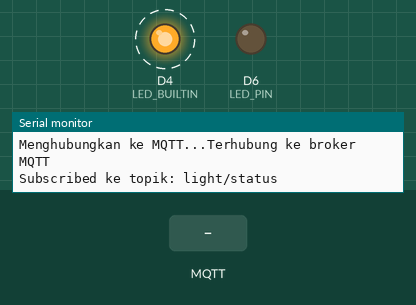
Bench run of a sketch on a simulated ESP8266 (NodeMCU). On the bench: output pins drawn as LEDs (lit = HIGH, except the on-board LED, lit = LOW), the last lines printed to the serial monitor. Dashed ring = blinking. Inputs (shaded band) come from the test bench. WiFi joins after 1.5 s; servers stay silent unless stated; no MQTT or app messages arrive unless stated.

Above: at 3.2 s.
3.3 s: MQTT message "ON" arrives on the first subscribed topic
At 3.53 s:
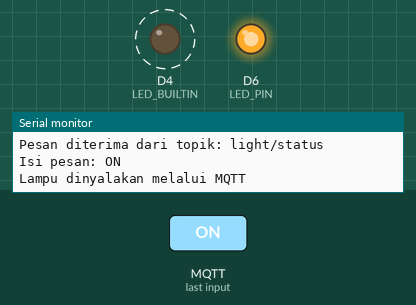
6.3 s: MQTT message "OFF" arrives on the first subscribed topic
At 6.53 s:
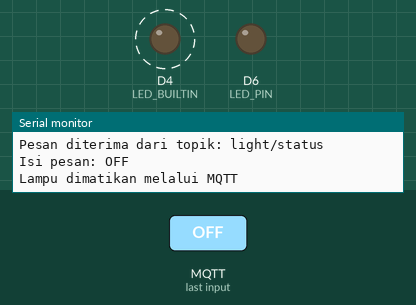
Timing chart, 0 to 18.3 s (numbered marks = the images above; inputs shaded):
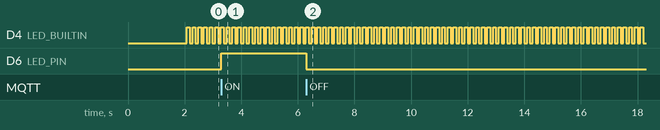

Measured:
- after the input at 3.3 s, D6 (LED_PIN): LOW → HIGH at once
- after the input at 6.3 s, D6 (LED_PIN): HIGH → LOW at once
- by itself, D4 (LED_BUILTIN): alternates HIGH for 0.10 s and LOW for 0.10 s

The sketch:

ESP8266_mqtt_analogLight.ino
```cpp
#include <ESP8266WiFi.h>
#include <PubSubClient.h>

#define LED_PIN D6

// Ganti dengan SSID dan Password WiFi Anda
const char* ssid = "TP-Link_Lantai1";
const char* password = "Nola2024";

// Ganti dengan alamat broker MQTT Anda
const char* mqtt_server = "34.68.99.84";
const int mqtt_port = 8883; // Port standar untuk MQTT

WiFiClient espClient;
PubSubClient client(espClient);

void setup() {
  Serial.begin(9600);
  pinMode(LED_PIN, OUTPUT);
  pinMode(LED_BUILTIN, OUTPUT);

  // Menghubungkan ke WiFi
  setupWiFi();

  // Mengatur MQTT Client
  client.setServer(mqtt_server, mqtt_port);
  client.setCallback(callback); // Mengatur callback untuk menangani pesan MQTT
}

unsigned long previousMillis = 0;  // Store the last time the LED blinked
const long interval = 100;         // Blinking interval (100 ms)

bool ledState = LOW;               // LED state

void loop() {

  if (!client.connected()) {
    reconnect();
  }
  client.loop();
  // Control LED blinking based on interval
  unsigned long currentMillis = millis();
  if (currentMillis - previousMillis >= interval) {
    previousMillis = currentMillis; // Update previous time
    ledState = !ledState;           // Toggle LED state
    digitalWrite(LED_BUILTIN, ledState);
  }
}

// Fungsi untuk menangani pesan dari broker MQTT
void callback(char* topic, byte* payload, unsigned int length) {
  Serial.print("Pesan diterima dari topik: ");
  Serial.println(topic);

  // Konversi payload ke string
  char message[length + 1];
  strncpy(message, (char*)payload, length);
  message[length] = '\0';
  Serial.print("Isi pesan: ");
  Serial.println(message);

  // Periksa topik dan isi pesan
  if (strcmp(topic, "light/status") == 0) {
    if (strcmp(message, "ON") == 0) {
      digitalWrite(LED_PIN, HIGH); // Nyalakan lampu
      Serial.println("Lampu dinyalakan melalui MQTT");
    } else if (strcmp(message, "OFF") == 0) {
      digitalWrite(LED_PIN, LOW); // Matikan lampu
      Serial.println("Lampu dimatikan melalui MQTT");
    }
  }
}

// Fungsi untuk menghubungkan ke WiFi
void setupWiFi() {
  delay(10);
  Serial.println();
  Serial.print("Menghubungkan ke WiFi: ");
  Serial.println(ssid);

  WiFi.begin(ssid, password);

  while (WiFi.status() != WL_CONNECTED) {
    delay(1000);
    Serial.print(".");
  }

  Serial.println("Terhubung ke WiFi");
  Serial.print("Alamat IP: ");
  Serial.println(WiFi.localIP());
}

// Fungsi untuk menghubungkan kembali ke broker MQTT
void reconnect() {
  while (!client.connected()) {
    Serial.print("Menghubungkan ke MQTT...");
    if (client.connect("ESP8266Client")) {
      Serial.println("Terhubung ke broker MQTT");

      // Subscribe ke topik "light/status"
      client.subscribe("light/status");
      Serial.println("Subscribed ke topik: light/status");
    } else {
      Serial.print("Gagal, mencoba lagi dalam 5 detik... ");
      delay(5000);
    }
  }
}
```
